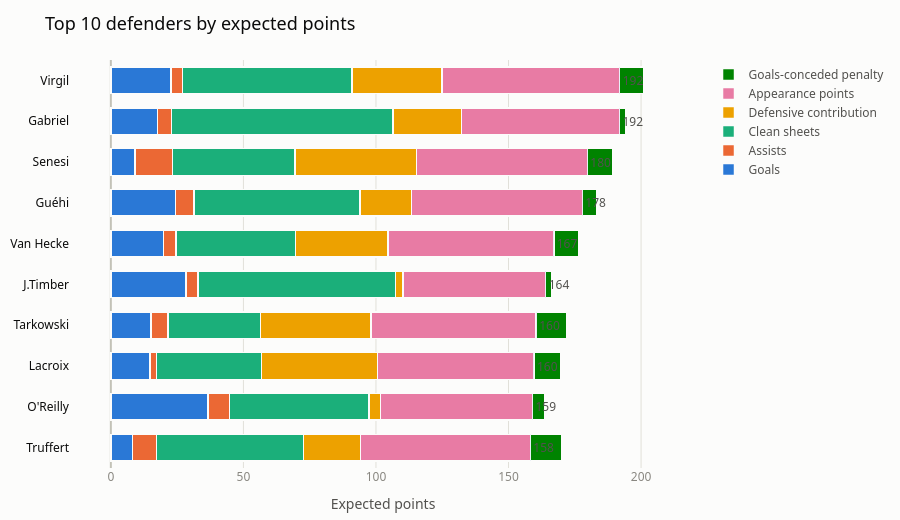

The cell this chart's notebook holds for it:
### Code cell
fig = go.Figure()
for col, label, color in COMPONENTS:
    fig.add_trace(go.Bar(
        y=plot_df['web_name'],
        x=plot_df[col],
        name=label,
        orientation='h',
        marker=dict(color=color, line=dict(color=SURFACE, width=1.5)),
        hovertemplate=f'%{{y}}<br>{label}: %{{x:.1f}} pts<extra></extra>',
    ))

# Direct label: net total, via a zero-width trailing bar + textposition='outside' so
# Plotly computes the padding past the bar tip itself, rather than a manual x-offset.
fig.add_trace(go.Bar(
    y=plot_df['web_name'], x=[0] * len(plot_df), orientation='h',
    marker=dict(color='rgba(0,0,0,0)'),
    text=[f'{t:.0f}' for t in plot_df['xPoints']],
    textposition='outside', textfont=dict(color=INK_SECONDARY, size=12),
    showlegend=False, hoverinfo='skip', cliponaxis=False,
))

# conceded_points is negative, so it stacks left of zero — pad the axis on both sides.
left = min(0, plot_df['conceded_points'].min()) * 1.3
right = plot_df['xPoints'].max() * 1.15

fig.update_layout(
    barmode='stack',
    bargap=0.35,
    title=dict(text='Top 10 defenders by expected points', font=dict(color=INK_PRIMARY, size=18)),
    legend=dict(font=dict(color=INK_SECONDARY)),
    plot_bgcolor=SURFACE,
    paper_bgcolor=SURFACE,
    font=dict(family='system-ui, -apple-system, "Segoe UI", sans-serif', color=INK_SECONDARY),
    xaxis=dict(title='Expected points', gridcolor=GRIDLINE, zerolinecolor=AXIS,
               tickfont=dict(color=INK_MUTED), range=[left, right]),
    yaxis=dict(tickfont=dict(color=INK_PRIMARY), automargin=True),
    margin=dict(l=10, r=150, t=60, b=40),
    height=520,
)
fig.show()

### Figure 1 — Plotly figure (JSON) as saved in the notebook; plotly's stock layout.template omitted (floating-point values rounded to 4 significant figures)
{"data": [{"hovertemplate": "%{y}<br>Goals: %{x:.1f} pts<extra></extra>", "marker": {"color": "#2a78d6", "line": {"color": "#fcfcfb", "width": 1.5}}, "name": "Goals", "orientation": "h", "type": "bar", "x": [8.1, 36.72, 14.7, 15.18, 28.26, 19.86, 24.3, 9.18, 17.64, 22.62], "y": ["Truffert", "O'Reilly", "Lacroix", "Tarkowski", "J.Timber", "Van Hecke", "Guéhi", "Senesi", "Gabriel", "Virgil"]}, {"hovertemplate": "%{y}<br>Assists: %{x:.1f} pts<extra></extra>", "marker": {"color": "#eb6834", "line": {"color": "#fcfcfb", "width": 1.5}}, "name": "Assists", "orientation": "h", "type": "bar", "x": [9.21, 8.01, 2.49, 6.3, 4.59, 4.71, 7.11, 14.16, 5.25, 4.32], "y": ["Truffert", "O'Reilly", "Lacroix", "Tarkowski", "J.Timber", "Van Hecke", "Guéhi", "Senesi", "Gabriel", "Virgil"]}, {"hovertemplate": "%{y}<br>Clean sheets: %{x:.1f} pts<extra></extra>", "marker": {"color": "#1baf7a", "line": {"color": "#fcfcfb", "width": 1.5}}, "name": "Clean sheets", "orientation": "h", "type": "bar", "x": [55.31, 52.55, 39.69, 35.05, 74.56, 45.05, 62.63, 46.15, 83.63, 64.0], "y": ["Truffert", "O'Reilly", "Lacroix", "Tarkowski", "J.Timber", "Van Hecke", "Guéhi", "Senesi", "Gabriel", "Virgil"]}, {"hovertemplate": "%{y}<br>Defensive contribution: %{x:.1f} pts<extra></extra>", "marker": {"color": "#eda100", "line": {"color": "#fcfcfb", "width": 1.5}}, "name": "Defensive contribution", "orientation": "h", "type": "bar", "x": [21.45, 4.372, 43.65, 41.6, 2.743, 34.83, 19.34, 45.85, 25.74, 33.99], "y": ["Truffert", "O'Reilly", "Lacroix", "Tarkowski", "J.Timber", "Van Hecke", "Guéhi", "Senesi", "Gabriel", "Virgil"]}, {"hovertemplate": "%{y}<br>Appearance points: %{x:.1f} pts<extra></extra>", "marker": {"color": "#e87ba4", "line": {"color": "#fcfcfb", "width": 1.5}}, "name": "Appearance points", "orientation": "h", "type": "bar", "x": [76.0, 62.0, 69.0, 74.0, 56.0, 72.0, 70.0, 74.0, 62.0, 76.0], "y": ["Truffert", "O'Reilly", "Lacroix", "Tarkowski", "J.Timber", "Van Hecke", "Guéhi", "Senesi", "Gabriel", "Virgil"]}, {"hovertemplate": "%{y}<br>Goals-conceded penalty: %{x:.1f} pts<extra></extra>", "marker": {"color": "#008300", "line": {"color": "#fcfcfb", "width": 1.5}}, "name": "Goals-conceded penalty", "orientation": "h", "type": "bar", "x": [-11.85, -4.637, -9.923, -11.68, -2.151, -9.386, -5.526, -9.614, -2.412, -9.0], "y": ["Truffert", "O'Reilly", "Lacroix", "Tarkowski", "J.Timber", "Van Hecke", "Guéhi", "Senesi", "Gabriel", "Virgil"]}, {"cliponaxis": false, "hoverinfo": "skip", "marker": {"color": "rgba(0,0,0,0)"}, "orientation": "h", "showlegend": false, "text": ["158", "159", "160", "160", "164", "167", "178", "180", "192", "192"], "textfont": {"color": "#52514e", "size": 12}, "textposition": "outside", "type": "bar", "x": [0, 0, 0, 0, 0, 0, 0, 0, 0, 0], "y": ["Truffert", "O'Reilly", "Lacroix", "Tarkowski", "J.Timber", "Van Hecke", "Guéhi", "Senesi", "Gabriel", "Virgil"]}], "layout": {"bargap": 0.35, "barmode": "stack", "font": {"color": "#52514e", "family": "system-ui, -apple-system, \"Segoe UI\", sans-serif"}, "height": 520, "legend": {"font": {"color": "#52514e"}}, "margin": {"b": 40, "l": 10, "r": 150, "t": 60}, "paper_bgcolor": "#fcfcfb", "plot_bgcolor": "#fcfcfb", "title": {"font": {"color": "#0b0b0b", "size": 18}, "text": "Top 10 defenders by expected points"}, "xaxis": {"gridcolor": "#e1e0d9", "range": [-15.41, 220.7], "tickfont": {"color": "#898781"}, "title": {"text": "Expected points"}, "zerolinecolor": "#c3c2b7"}, "yaxis": {"automargin": true, "tickfont": {"color": "#0b0b0b"}}}}
